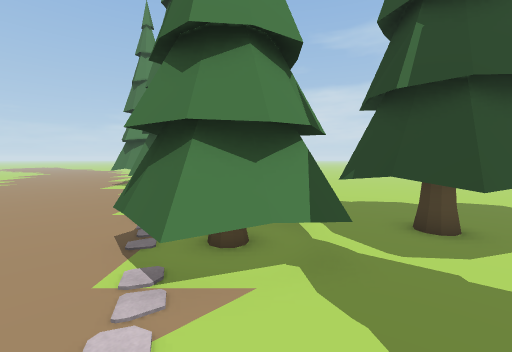
[1] (above)

22 first-person views from a walk through a scene from a Unity 3-D project. The camera is 1.5 m above the floor, tilts 4° down and sees 90° across. The floor is counted in squares, 1 m on a side. Each view is taken from the middle of a square. On the plan, view 1 faces up. The plan holds only what a view shows up to about 13 squares ahead; the rest is blank. The place goes on beyond the plan. The player character is not drawn. Some animated figures are left out.

[2]
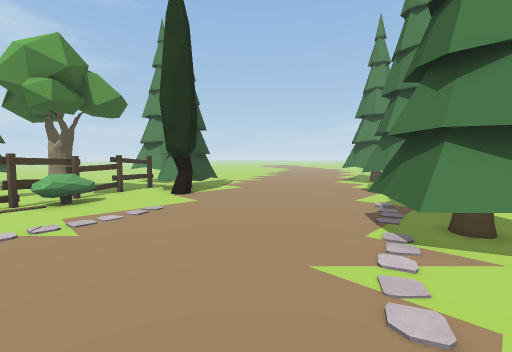

[3]
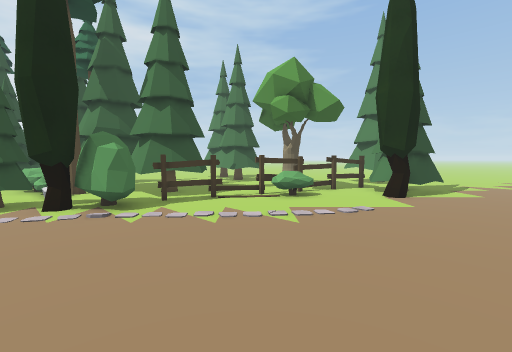

[4]
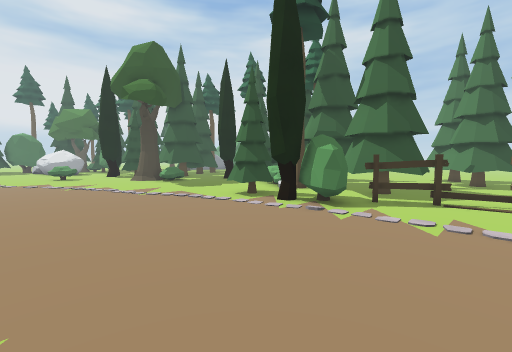

[5]
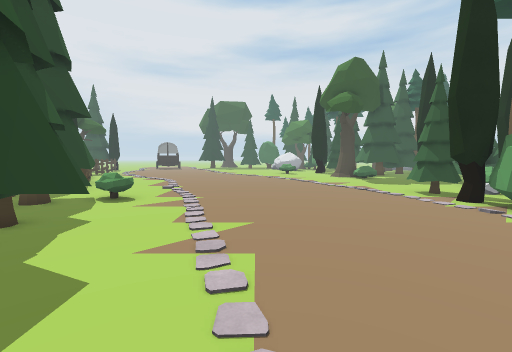

[6]
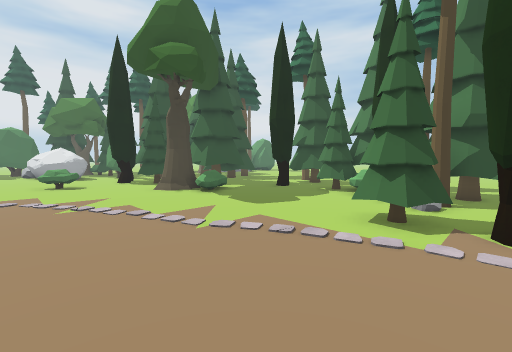

[7]
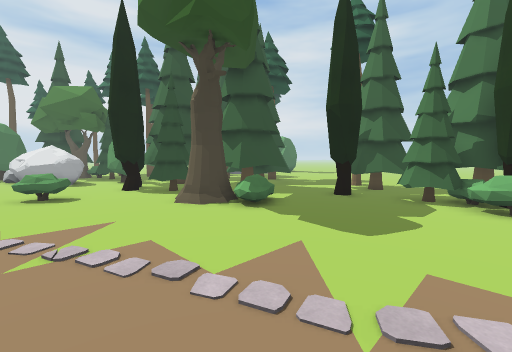

[8]
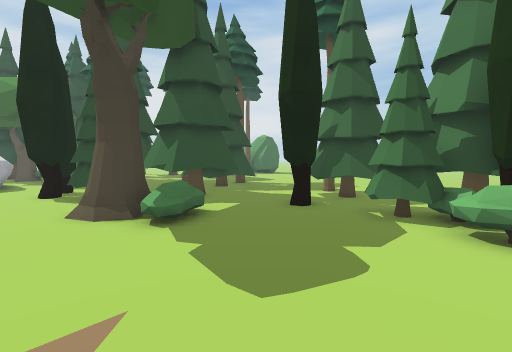

[9]
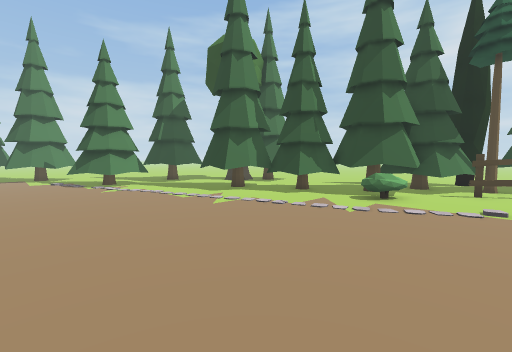

[10]
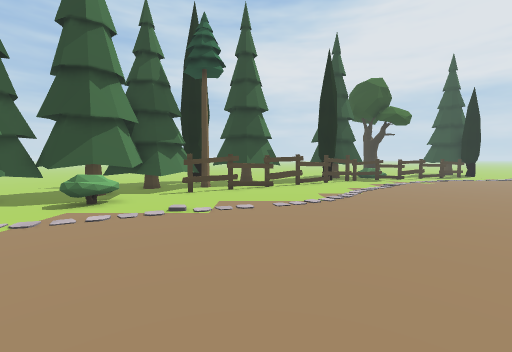

[11]
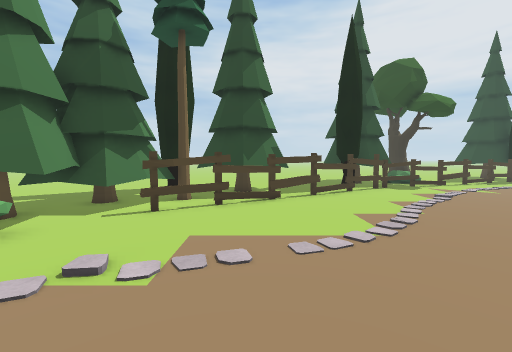

[12]
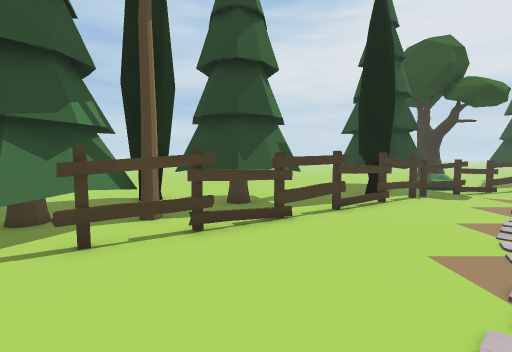

[13]
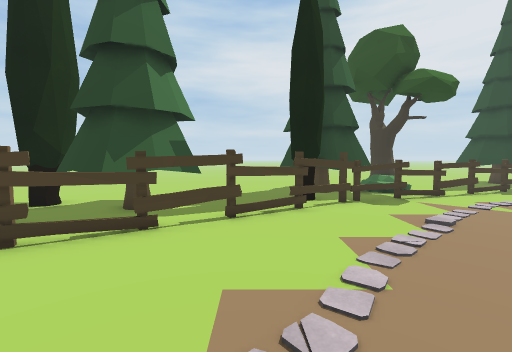

[14]
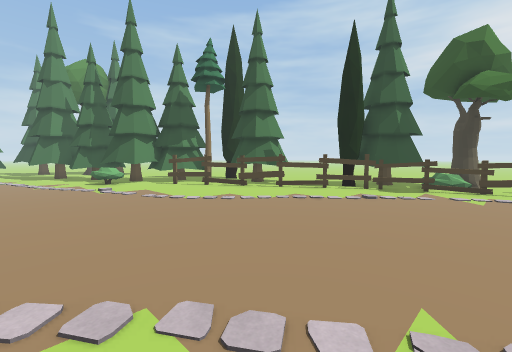

[15]
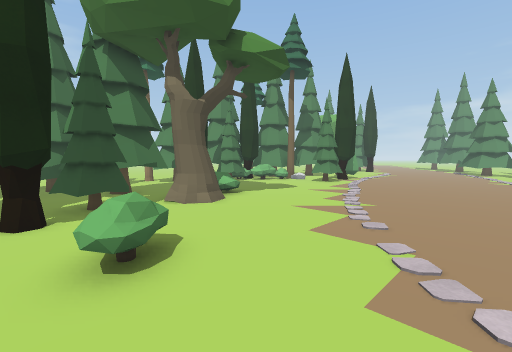

[16]
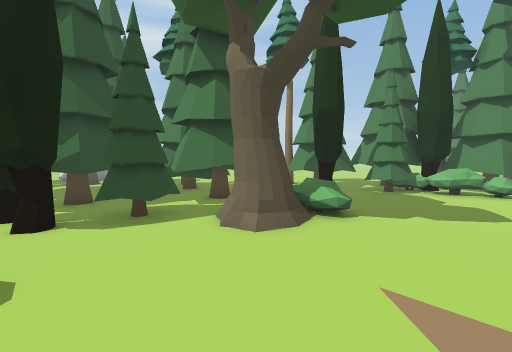

[17]
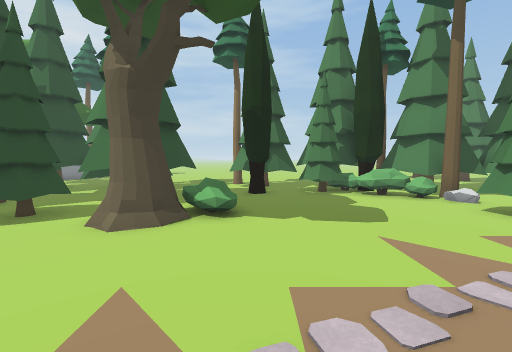

[18]
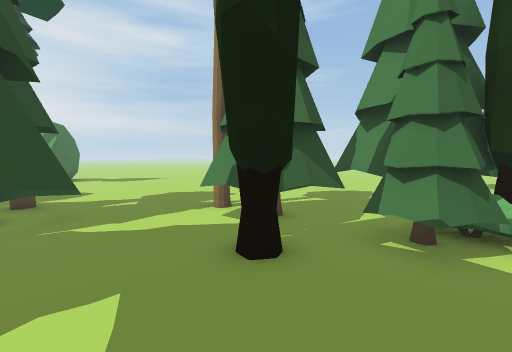

[19]
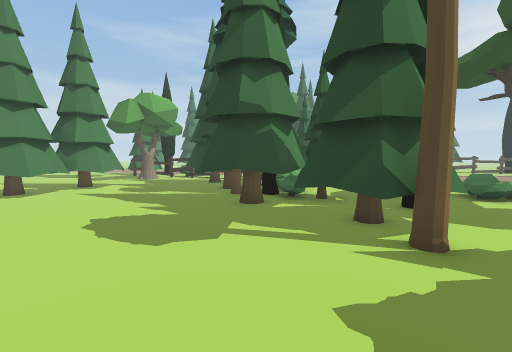

[20]
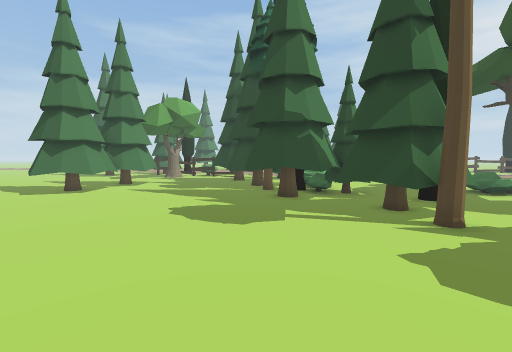

[21]
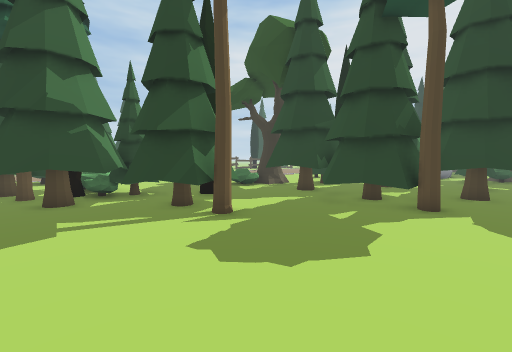

[22]
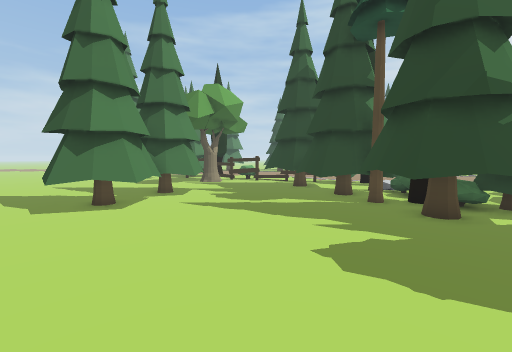

### Floor plan
Key: @ floor where view 1 was taken; # wall or solid block; . floor; T tree; H thing the floor can be seen under or through; B bush; O other object.
Columns run from 23 left of view 1 to 15 right of it. Each row starts with its distance up from view 1.
  8           .... ......     .....
  7           ...........     T  ..
  6             T........    TTT
  5             TT.......TTTTTTT
  4            TTT.......TTTT.TT
  3 ..        #TTT........TTT..
  2 ...       HH...............
  1 ....      .H............
  0 .....    TTHBB.........@.
 -1 ...... ...T.HB............TT
 -2 .... TT... ..............TTT    ..
 -3 .   TTTT.. ...............TT   ...  ..
 -4 .TTT TTT.. TT#.............TTT ... ...
 -5 .TTTTTT... TTT#............TTTT.......
 -6 .TTT......TTTTBBB...........TTTT ......
 -7 ..........TTTT TT............TTT   ....
 -8 .........TT T. TT...........BBTTTT  ...
 -9 ........TTTTT..TT...........BBTTTTT ...
-10 .........TTTTO.TT..............TTTT TT.
-11 .......TTTTBB..TT..............#TT .TT.
-12 ......TTTTTTB...................H#TTT .
-13 ......TTTTBB....................H.TTT .
-14 .......TTTTT.....................HTTTT.
-15 .......TTTTT.....................HHTTT.
-16 .......TTTT.......................H...
-17 .......TTTTT......................HH...
-18  ......TTT....BBB..................HHTT
-19 . ............BBT...................#TT
-20   .........TTTTTT....................#T
-21   .......T.TTTTTT....................#T
-22   ......TTTTTTTTT....................##
-23   ......TTTTTT TT...B.................#
-24   .....TTTTT.TTTTT.BBB.. .............#
-25   .. ....TT TTTTTT..... . ............#

Positions as (right, up) in squares from view 1, and headings:
1: (0, 0), facing up
2: (0, -2), facing up-left
3: (0, -2), facing left
4: (0, -2), facing down-left
5: (0, 1), facing down
6: (-1, -8), facing down-left
7: (-2, -12), facing down-left
8: (-5, -12), facing down-left
9: (-5, -12), facing up-right
10: (-3, -14), facing right
11: (1, -14), facing right
12: (4, -14), facing right
13: (5, -17), facing right
14: (1, -25), facing up-right
15: (1, -25), facing up-left
16: (-1, -20), facing left
17: (-1, -17), facing left
18: (-8, -17), facing left
19: (-21, -19), facing up-right
20: (-23, -19), facing up-right
21: (-23, -19), facing right
22: (-23, -14), facing up-right
